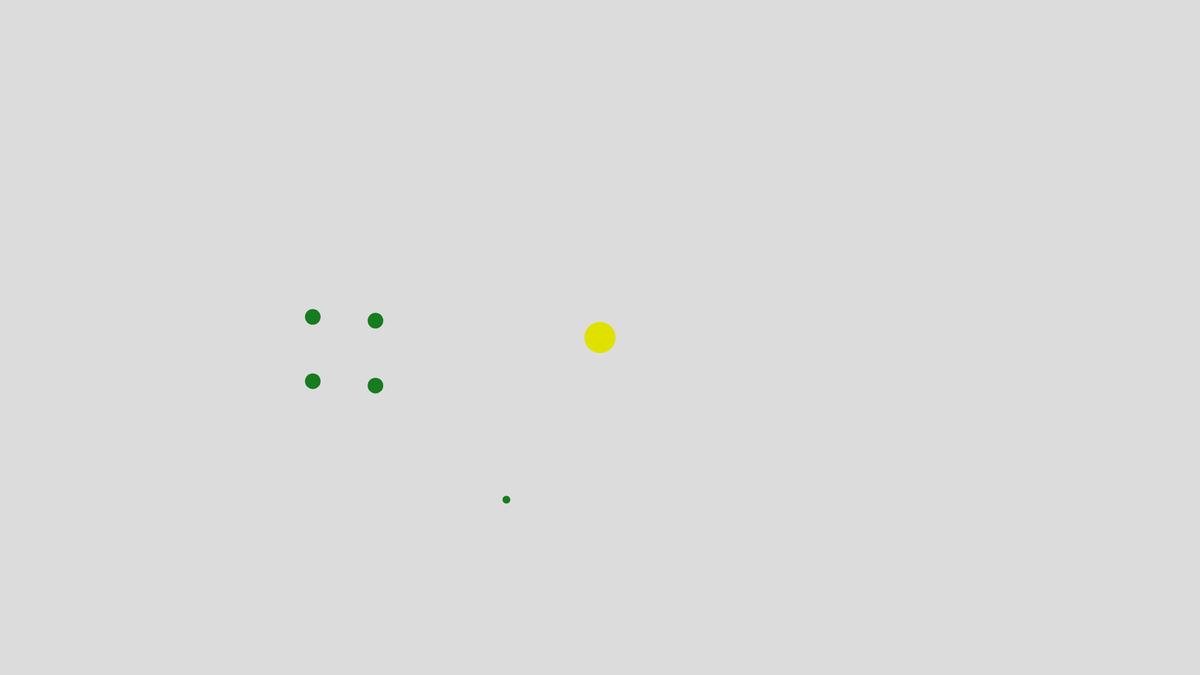
Frame 1 (no input)
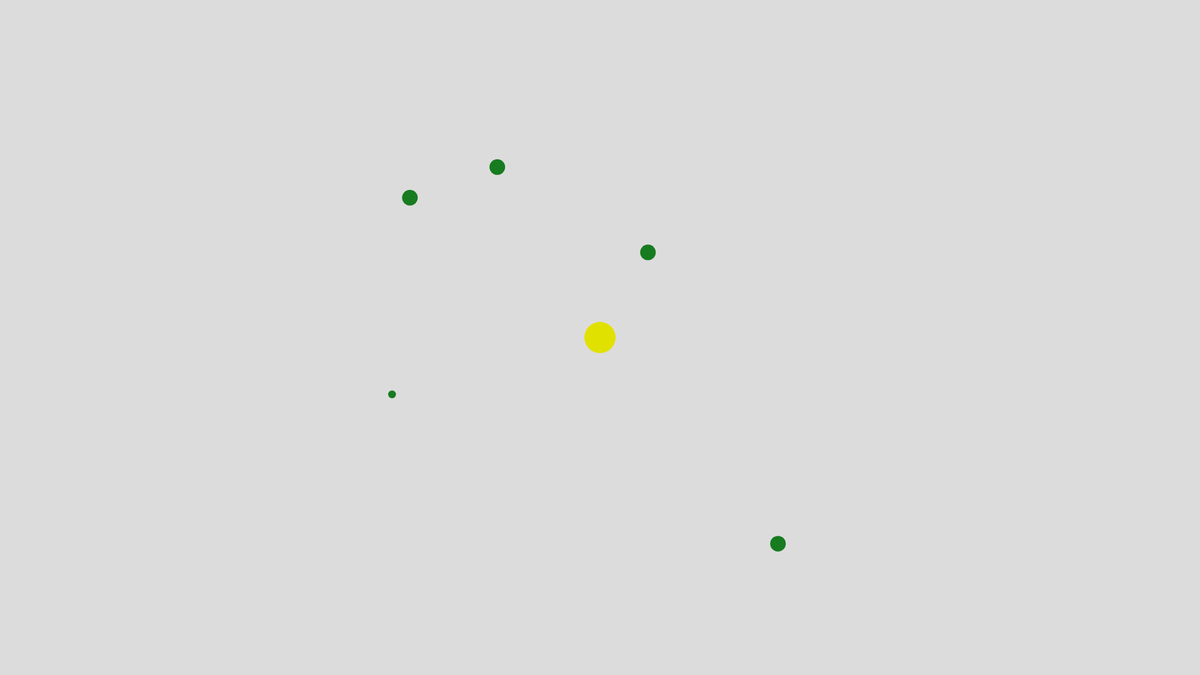
Frame 60 (no input)
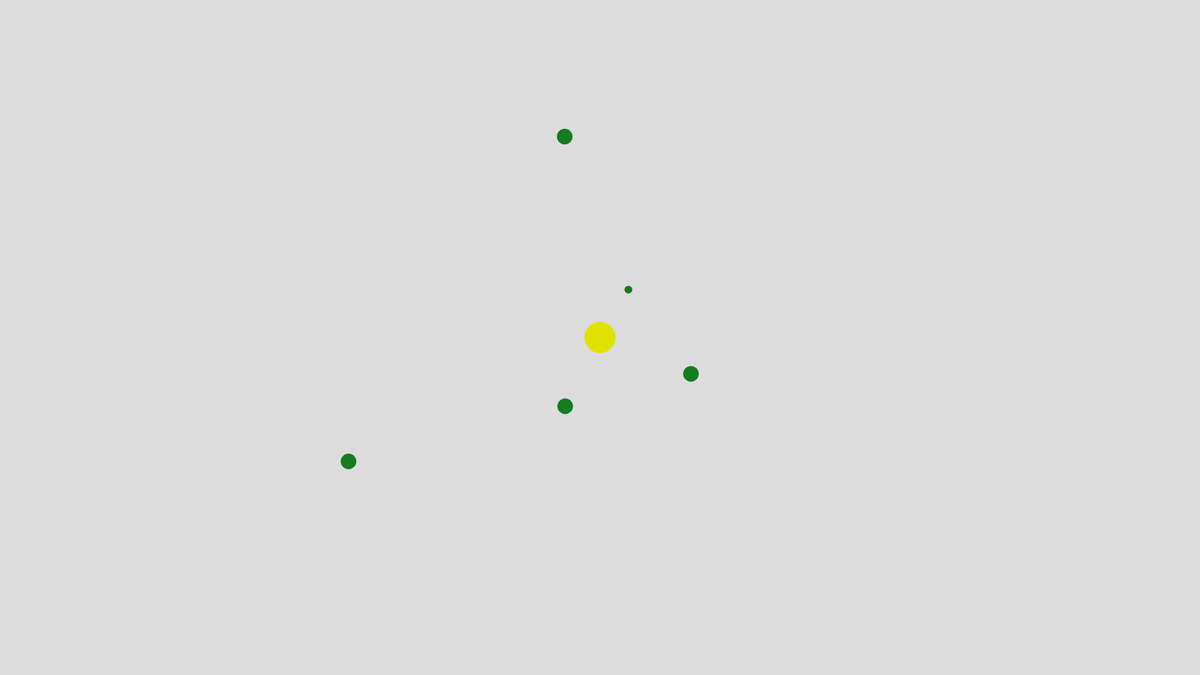
Frame 120 (the mouse pressed at the canvas centre since frame 60)

The p5.js sketch that drew these frames (run headless with seeded random() and noise() and a simulated clock; from frame 60 on, the mouse is pressed at the canvas centre):

// p5.js sketch
// ── sketch.js
class planet
{
	constructor(x,y,vx,vy,m = 1)
	{
		this.position = createVector(x,y);
		this.velocity = createVector(vx,vy);
		this.force = createVector(0,0);
		this.mass = m;
	}

	display()
	{
		ellipse(this.position.x,this.position.y,25*this.mass,25*this.mass);
	}
	move()
	{
		this.velocity.add(this.force)
		this.position.add(this.velocity);
	}
	attract()
	{
		let center = createVector(width/2,height/2);
		center.sub(this.position);
		let r = dist(this.position.x,this.position.y,width/2,height/2);
		center.setMag(this.mass*100000/(r*r));
		this.force = center;
	}
}
function setup() {
  createCanvas(1920, 1080);
  a  = new planet(600,600,0,17);
  b  = new planet(500,600,0,10);
  c  = new planet(600,500,0,13);
  d  = new planet(500,500,0,7);
  e = new planet(800,800,10,0,0.5);
}

function draw() {
	noStroke();
  background(220,220,220);
  fill(225,225,0);
  ellipse(width/2,height/2,50,50);
  fill(23,123,32);
  a.attract();
  a.move();
  a.display();
  b.attract();
  b.move();
  b.display();
  c.attract();
  c.move();
  c.display();
  d.attract();
  d.move();
  d.display();
  e.attract();
  e.move();
  e.display();
}
